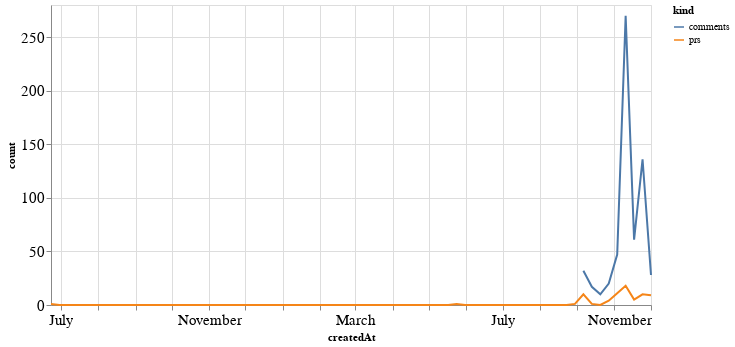

Write notebook code for a chart like this one.
### Code cell
alt.Chart(total_time, width=600).mark_line().encode(
    x='createdAt',
    y='count',
    color='kind'
)

### Figure 1 — Vega-Lite specification as saved in the notebook (floating-point values rounded to 4 significant figures; data arrays with more than 128 entries replaced by an {"elided": "..."} marker saying what was removed)
{"config": {"axisLeft": {"labelFontSize": 15}, "axisBottom": {"labelFontSize": 15}}, "data": {"name": "data-8cf30fb2aaedcf00430ce3dad1005b16"}, "mark": "line", "encoding": {"color": {"type": "nominal", "field": "kind"}, "x": {"type": "temporal", "field": "createdAt"}, "y": {"type": "quantitative", "field": "count"}}, "width": 600, "$schema": "https://vega.github.io/schema/vega-lite/v4.8.1.json", "datasets": {"data-8cf30fb2aaedcf00430ce3dad1005b16": {"elided": "144 records"}}}
